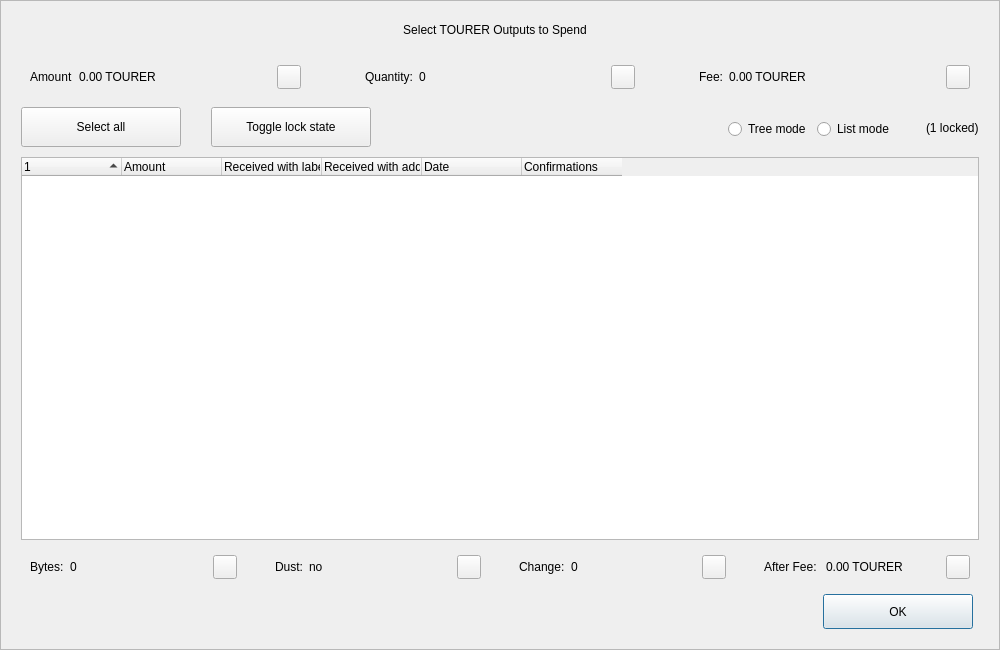
<?xml version="1.0" encoding="UTF-8"?>
<ui version="4.0">
 <class>CoinControlDialog</class>
 <widget class="QDialog" name="CoinControlDialog">
  <property name="geometry">
   <rect>
    <x>0</x>
    <y>0</y>
    <width>1000</width>
    <height>650</height>
   </rect>
  </property>
  <property name="minimumSize">
   <size>
    <width>950</width>
    <height>650</height>
   </size>
  </property>
  <property name="windowTitle">
   <string>Coin Selection</string>
  </property>
  <property name="styleSheet">
   <string notr="true"/>
  </property>
  <layout class="QVBoxLayout" name="verticalLayout">
   <property name="spacing">
    <number>0</number>
   </property>
   <property name="leftMargin">
    <number>0</number>
   </property>
   <property name="topMargin">
    <number>0</number>
   </property>
   <property name="rightMargin">
    <number>0</number>
   </property>
   <property name="bottomMargin">
    <number>0</number>
   </property>
   <item>
    <widget class="QFrame" name="frameContainer">
     <property name="toolTipDuration">
      <number>0</number>
     </property>
     <property name="frameShape">
      <enum>QFrame::StyledPanel</enum>
     </property>
     <property name="frameShadow">
      <enum>QFrame::Raised</enum>
     </property>
     <layout class="QVBoxLayout" name="verticalLayout_2">
      <property name="leftMargin">
       <number>0</number>
      </property>
      <property name="rightMargin">
       <number>0</number>
      </property>
      <property name="bottomMargin">
       <number>20</number>
      </property>
      <item>
       <layout class="QHBoxLayout" name="horizontalLayout_12">
        <property name="spacing">
         <number>0</number>
        </property>
        <property name="leftMargin">
         <number>20</number>
        </property>
        <property name="rightMargin">
         <number>30</number>
        </property>
        <item>
         <spacer name="horizontalSpacer_4">
          <property name="orientation">
           <enum>Qt::Horizontal</enum>
          </property>
          <property name="sizeHint" stdset="0">
           <size>
            <width>40</width>
            <height>20</height>
           </size>
          </property>
         </spacer>
        </item>
        <item>
         <widget class="QLabel" name="labelTitle">
          <property name="minimumSize">
           <size>
            <width>0</width>
            <height>40</height>
           </size>
          </property>
          <property name="maximumSize">
           <size>
            <width>16777215</width>
            <height>40</height>
           </size>
          </property>
          <property name="text">
           <string>Select TOURER Outputs to Spend</string>
          </property>
          <property name="alignment">
           <set>Qt::AlignCenter</set>
          </property>
          <property name="margin">
           <number>7</number>
          </property>
         </widget>
        </item>
        <item>
         <spacer name="horizontalSpacer_5">
          <property name="orientation">
           <enum>Qt::Horizontal</enum>
          </property>
          <property name="sizeHint" stdset="0">
           <size>
            <width>40</width>
            <height>20</height>
           </size>
          </property>
         </spacer>
        </item>
       </layout>
      </item>
      <item>
       <layout class="QHBoxLayout" name="horizontalLayout_8">
        <property name="leftMargin">
         <number>20</number>
        </property>
        <property name="rightMargin">
         <number>20</number>
        </property>
        <item>
         <widget class="QWidget" name="layoutAmount" native="true">
          <layout class="QHBoxLayout" name="horizontalLayout_9" stretch="0,1,0">
           <item>
            <widget class="QLabel" name="labelCoinControlAmountText">
             <property name="text">
              <string>Amount</string>
             </property>
            </widget>
           </item>
           <item>
            <widget class="QLabel" name="labelCoinControlAmount">
             <property name="text">
              <string>0.00 TOURER</string>
             </property>
            </widget>
           </item>
           <item alignment="Qt::AlignHCenter|Qt::AlignVCenter">
            <widget class="QPushButton" name="pushButtonAmount">
             <property name="minimumSize">
              <size>
               <width>0</width>
               <height>24</height>
              </size>
             </property>
             <property name="maximumSize">
              <size>
               <width>24</width>
               <height>26</height>
              </size>
             </property>
             <property name="focusPolicy">
              <enum>Qt::NoFocus</enum>
             </property>
             <property name="styleSheet">
              <string notr="true">padding-bottom:2px;
padding-right:4px;</string>
             </property>
             <property name="text">
              <string/>
             </property>
            </widget>
           </item>
          </layout>
         </widget>
        </item>
        <item>
         <spacer name="horizontalSpacer_2">
          <property name="orientation">
           <enum>Qt::Horizontal</enum>
          </property>
          <property name="sizeType">
           <enum>QSizePolicy::Fixed</enum>
          </property>
          <property name="sizeHint" stdset="0">
           <size>
            <width>40</width>
            <height>20</height>
           </size>
          </property>
         </spacer>
        </item>
        <item>
         <widget class="QWidget" name="layoutQuantity" native="true">
          <layout class="QHBoxLayout" name="horizontalLayout_10" stretch="0,1,0">
           <item>
            <widget class="QLabel" name="labelCoinControlQuantityText">
             <property name="text">
              <string>Quantity:</string>
             </property>
            </widget>
           </item>
           <item>
            <widget class="QLabel" name="labelCoinControlQuantity">
             <property name="text">
              <string>0</string>
             </property>
            </widget>
           </item>
           <item alignment="Qt::AlignHCenter|Qt::AlignVCenter">
            <widget class="QPushButton" name="pushButtonQuantity">
             <property name="minimumSize">
              <size>
               <width>0</width>
               <height>24</height>
              </size>
             </property>
             <property name="maximumSize">
              <size>
               <width>24</width>
               <height>26</height>
              </size>
             </property>
             <property name="focusPolicy">
              <enum>Qt::NoFocus</enum>
             </property>
             <property name="styleSheet">
              <string notr="true">padding-bottom:2px;
               padding-right:4px;</string>
             </property>
             <property name="text">
              <string/>
             </property>
            </widget>
           </item>
          </layout>
         </widget>
        </item>
        <item>
         <spacer name="horizontalSpacer_22">
          <property name="orientation">
           <enum>Qt::Horizontal</enum>
          </property>
          <property name="sizeType">
           <enum>QSizePolicy::Fixed</enum>
          </property>
          <property name="sizeHint" stdset="0">
           <size>
            <width>40</width>
            <height>20</height>
           </size>
          </property>
         </spacer>
        </item>
        <item>
         <widget class="QWidget" name="layoutFee" native="true">
          <layout class="QHBoxLayout" name="horizontalLayout_11" stretch="0,1,0">
           <item>
            <widget class="QLabel" name="labelCoinControlFeeText">
             <property name="text">
              <string>Fee:</string>
             </property>
            </widget>
           </item>
           <item>
            <widget class="QLabel" name="labelCoinControlFee">
             <property name="text">
              <string>0.00 TOURER</string>
             </property>
            </widget>
           </item>
           <item alignment="Qt::AlignHCenter|Qt::AlignVCenter">
            <widget class="QPushButton" name="pushButtonFee">
             <property name="minimumSize">
              <size>
               <width>0</width>
               <height>24</height>
              </size>
             </property>
             <property name="maximumSize">
              <size>
               <width>24</width>
               <height>26</height>
              </size>
             </property>
             <property name="focusPolicy">
              <enum>Qt::NoFocus</enum>
             </property>
             <property name="styleSheet">
              <string notr="true">padding-bottom:2px;
               padding-right:4px;</string>
             </property>
             <property name="text">
              <string/>
             </property>
            </widget>
           </item>
          </layout>
         </widget>
        </item>
       </layout>
      </item>
      <item>
       <widget class="QFrame" name="frame">
        <property name="minimumSize">
         <size>
          <width>0</width>
          <height>40</height>
         </size>
        </property>
        <property name="styleSheet">
         <string notr="true">#frame {
	border:0;
}</string>
        </property>
        <property name="frameShape">
         <enum>QFrame::StyledPanel</enum>
        </property>
        <property name="frameShadow">
         <enum>QFrame::Sunken</enum>
        </property>
        <layout class="QHBoxLayout" name="horizontalLayout">
         <property name="spacing">
          <number>0</number>
         </property>
         <property name="leftMargin">
          <number>20</number>
         </property>
         <property name="topMargin">
          <number>0</number>
         </property>
         <property name="rightMargin">
          <number>20</number>
         </property>
         <property name="bottomMargin">
          <number>0</number>
         </property>
         <item>
          <layout class="QHBoxLayout" name="horizontalLayoutPanel" stretch="0,0,0,0,0,0">
           <property name="spacing">
            <number>20</number>
           </property>
           <item>
            <widget class="QPushButton" name="pushButtonSelectAll">
             <property name="sizePolicy">
              <sizepolicy hsizetype="Maximum" vsizetype="Fixed">
               <horstretch>0</horstretch>
               <verstretch>0</verstretch>
              </sizepolicy>
             </property>
             <property name="minimumSize">
              <size>
               <width>160</width>
               <height>40</height>
              </size>
             </property>
             <property name="maximumSize">
              <size>
               <width>16777215</width>
               <height>40</height>
              </size>
             </property>
             <property name="text">
              <string>Select all</string>
             </property>
             <property name="checkable">
              <bool>true</bool>
             </property>
             <property name="checked">
              <bool>false</bool>
             </property>
             <property name="autoExclusive">
              <bool>false</bool>
             </property>
             <property name="autoDefault">
              <bool>false</bool>
             </property>
            </widget>
           </item>
           <item>
            <spacer name="horizontalSpacer_6">
             <property name="orientation">
              <enum>Qt::Horizontal</enum>
             </property>
             <property name="sizeType">
              <enum>QSizePolicy::Fixed</enum>
             </property>
             <property name="sizeHint" stdset="0">
              <size>
               <width>10</width>
               <height>20</height>
              </size>
             </property>
            </spacer>
           </item>
           <item>
            <widget class="QPushButton" name="pushButtonToggleLock">
             <property name="sizePolicy">
              <sizepolicy hsizetype="Maximum" vsizetype="Fixed">
               <horstretch>0</horstretch>
               <verstretch>0</verstretch>
              </sizepolicy>
             </property>
             <property name="minimumSize">
              <size>
               <width>160</width>
               <height>40</height>
              </size>
             </property>
             <property name="maximumSize">
              <size>
               <width>16777215</width>
               <height>40</height>
              </size>
             </property>
             <property name="text">
              <string>Toggle lock state</string>
             </property>
             <property name="checkable">
              <bool>true</bool>
             </property>
             <property name="autoExclusive">
              <bool>false</bool>
             </property>
             <property name="autoDefault">
              <bool>false</bool>
             </property>
            </widget>
           </item>
           <item>
            <spacer name="horizontalSpacer_7">
             <property name="orientation">
              <enum>Qt::Horizontal</enum>
             </property>
             <property name="sizeType">
              <enum>QSizePolicy::Expanding</enum>
             </property>
             <property name="sizeHint" stdset="0">
              <size>
               <width>30</width>
               <height>20</height>
              </size>
             </property>
            </spacer>
           </item>
           <item alignment="Qt::AlignRight">
            <widget class="QGroupBox" name="groupBox_2">
             <property name="styleSheet">
              <string notr="true">#groupBox_2 {
    background-color:transparent;
    border-radius:0;
}</string>
             </property>
             <property name="title">
              <string/>
             </property>
             <layout class="QHBoxLayout" name="horizontalLayout_14">
              <item>
               <widget class="QRadioButton" name="radioTreeMode">
                <property name="sizePolicy">
                 <sizepolicy hsizetype="Maximum" vsizetype="Fixed">
                  <horstretch>0</horstretch>
                  <verstretch>0</verstretch>
                 </sizepolicy>
                </property>
                <property name="text">
                 <string>Tree mode</string>
                </property>
               </widget>
              </item>
              <item>
               <widget class="QRadioButton" name="radioListMode">
                <property name="sizePolicy">
                 <sizepolicy hsizetype="Maximum" vsizetype="Fixed">
                  <horstretch>0</horstretch>
                  <verstretch>0</verstretch>
                 </sizepolicy>
                </property>
                <property name="text">
                 <string>List mode</string>
                </property>
                <property name="checked">
                 <bool>false</bool>
                </property>
               </widget>
              </item>
             </layout>
            </widget>
           </item>
           <item>
            <widget class="QLabel" name="labelLocked">
             <property name="text">
              <string>(1 locked)</string>
             </property>
            </widget>
           </item>
          </layout>
         </item>
        </layout>
       </widget>
      </item>
      <item>
       <layout class="QHBoxLayout" name="horizontalLayout_13">
        <property name="leftMargin">
         <number>20</number>
        </property>
        <property name="rightMargin">
         <number>20</number>
        </property>
        <item>
         <widget class="CoinControlTreeWidget" name="treeWidget">
          <property name="contextMenuPolicy">
           <enum>Qt::CustomContextMenu</enum>
          </property>
          <property name="styleSheet">
           <string notr="true"/>
          </property>
          <property name="sortingEnabled">
           <bool>false</bool>
          </property>
          <property name="columnCount">
           <number>6</number>
          </property>
          <attribute name="headerShowSortIndicator" stdset="0">
           <bool>true</bool>
          </attribute>
          <attribute name="headerStretchLastSection">
           <bool>false</bool>
          </attribute>
          <column>
           <property name="text">
            <string/>
           </property>
          </column>
          <column>
           <property name="text">
            <string>Amount</string>
           </property>
          </column>
          <column>
           <property name="text">
            <string>Received with label</string>
           </property>
          </column>
          <column>
           <property name="text">
            <string>Received with address</string>
           </property>
          </column>
          <column>
           <property name="text">
            <string>Date</string>
           </property>
          </column>
          <column>
           <property name="text">
            <string>Confirmations</string>
           </property>
           <property name="toolTip">
            <string>Confirmed</string>
           </property>
          </column>
         </widget>
        </item>
       </layout>
      </item>
      <item>
       <layout class="QHBoxLayout" name="horizontalLayout_3">
        <property name="spacing">
         <number>20</number>
        </property>
        <property name="leftMargin">
         <number>20</number>
        </property>
        <property name="rightMargin">
         <number>20</number>
        </property>
        <item>
         <widget class="QWidget" name="layoutBytes" native="true">
          <layout class="QHBoxLayout" name="horizontalLayout_4" stretch="0,1,0">
           <item>
            <widget class="QLabel" name="labelCoinControlBytesText">
             <property name="text">
              <string>Bytes:</string>
             </property>
            </widget>
           </item>
           <item>
            <widget class="QLabel" name="labelCoinControlBytes">
             <property name="text">
              <string>0</string>
             </property>
            </widget>
           </item>
           <item alignment="Qt::AlignHCenter|Qt::AlignVCenter">
            <widget class="QPushButton" name="pushButtonBytes">
             <property name="minimumSize">
              <size>
               <width>0</width>
               <height>24</height>
              </size>
             </property>
             <property name="maximumSize">
              <size>
               <width>24</width>
               <height>26</height>
              </size>
             </property>
             <property name="focusPolicy">
              <enum>Qt::NoFocus</enum>
             </property>
             <property name="styleSheet">
              <string notr="true">padding-bottom:2px;
               padding-right:4px;</string>
             </property>
             <property name="text">
              <string/>
             </property>
            </widget>
           </item>
          </layout>
         </widget>
        </item>
        <item>
         <widget class="QWidget" name="layoutDust" native="true">
          <layout class="QHBoxLayout" name="horizontalLayout_5" stretch="0,1,0">
           <item>
            <widget class="QLabel" name="labelCoinControlLowOutputText">
             <property name="text">
              <string>Dust:</string>
             </property>
            </widget>
           </item>
           <item>
            <widget class="QLabel" name="labelCoinControlLowOutput">
             <property name="text">
              <string>no</string>
             </property>
            </widget>
           </item>
           <item alignment="Qt::AlignHCenter|Qt::AlignVCenter">
            <widget class="QPushButton" name="pushButtonDust">
             <property name="minimumSize">
              <size>
               <width>0</width>
               <height>24</height>
              </size>
             </property>
             <property name="maximumSize">
              <size>
               <width>24</width>
               <height>26</height>
              </size>
             </property>
             <property name="focusPolicy">
              <enum>Qt::NoFocus</enum>
             </property>
             <property name="styleSheet">
              <string notr="true">padding-bottom:2px;
               padding-right:4px;</string>
             </property>
             <property name="text">
              <string/>
             </property>
            </widget>
           </item>
          </layout>
         </widget>
        </item>
        <item>
         <widget class="QWidget" name="layoutChange" native="true">
          <layout class="QHBoxLayout" name="horizontalLayout_6" stretch="0,1,0">
           <item>
            <widget class="QLabel" name="labelCoinControlChangeText">
             <property name="text">
              <string>Change:</string>
             </property>
            </widget>
           </item>
           <item>
            <widget class="QLabel" name="labelCoinControlChange">
             <property name="text">
              <string>0</string>
             </property>
            </widget>
           </item>
           <item alignment="Qt::AlignHCenter|Qt::AlignVCenter">
            <widget class="QPushButton" name="pushButtonChange">
             <property name="minimumSize">
              <size>
               <width>0</width>
               <height>24</height>
              </size>
             </property>
             <property name="maximumSize">
              <size>
               <width>24</width>
               <height>26</height>
              </size>
             </property>
             <property name="focusPolicy">
              <enum>Qt::NoFocus</enum>
             </property>
             <property name="styleSheet">
              <string notr="true">padding-bottom:2px;
               padding-right:4px;</string>
             </property>
             <property name="text">
              <string/>
             </property>
            </widget>
           </item>
          </layout>
         </widget>
        </item>
        <item>
         <widget class="QWidget" name="layoutAfter" native="true">
          <layout class="QHBoxLayout" name="horizontalLayout_7" stretch="0,1,0">
           <item>
            <widget class="QLabel" name="labelCoinControlAfterFeeText">
             <property name="text">
              <string>After Fee: </string>
             </property>
            </widget>
           </item>
           <item>
            <widget class="QLabel" name="labelCoinControlAfterFee">
             <property name="text">
              <string>0.00 TOURER</string>
             </property>
            </widget>
           </item>
           <item alignment="Qt::AlignHCenter|Qt::AlignVCenter">
            <widget class="QPushButton" name="pushButtonAlterFee">
             <property name="minimumSize">
              <size>
               <width>0</width>
               <height>24</height>
              </size>
             </property>
             <property name="maximumSize">
              <size>
               <width>24</width>
               <height>26</height>
              </size>
             </property>
             <property name="focusPolicy">
              <enum>Qt::NoFocus</enum>
             </property>
             <property name="styleSheet">
              <string notr="true">padding-bottom:2px;
               padding-right:4px;</string>
             </property>
             <property name="text">
              <string/>
             </property>
            </widget>
           </item>
          </layout>
         </widget>
        </item>
       </layout>
      </item>
      <item>
       <layout class="QHBoxLayout" name="horizontalLayout_2">
        <property name="spacing">
         <number>0</number>
        </property>
        <property name="leftMargin">
         <number>20</number>
        </property>
        <property name="rightMargin">
         <number>26</number>
        </property>
        <item>
         <spacer name="horizontalSpacer_3">
          <property name="orientation">
           <enum>Qt::Horizontal</enum>
          </property>
          <property name="sizeHint" stdset="0">
           <size>
            <width>558</width>
            <height>20</height>
           </size>
          </property>
         </spacer>
        </item>
        <item>
         <widget class="QPushButton" name="pushButtonOk">
          <property name="minimumSize">
           <size>
            <width>150</width>
            <height>35</height>
           </size>
          </property>
          <property name="text">
           <string>OK</string>
          </property>
         </widget>
        </item>
       </layout>
      </item>
     </layout>
    </widget>
   </item>
  </layout>
 </widget>
 <customwidgets>
  <customwidget>
   <class>CoinControlTreeWidget</class>
   <extends>QTreeWidget</extends>
   <header>coincontroltreewidget.h</header>
  </customwidget>
 </customwidgets>
 <resources/>
 <connections/>
</ui>
